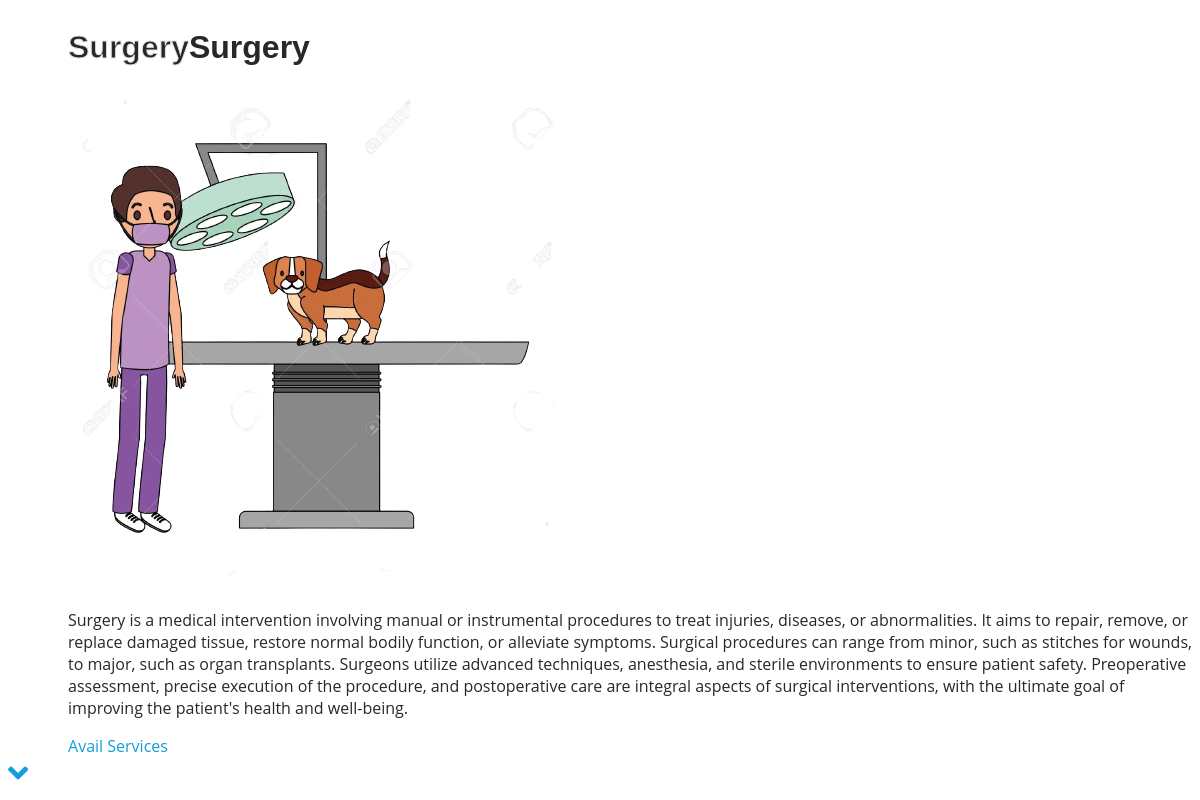
The app's page /readmore.php?service_id=4 with its own data.
### tables this page shows
CREATE TABLE `services` (
  `services_id` int(11) NOT NULL,
  `services_title` varchar(20) DEFAULT NULL,
  `services_description` text DEFAULT NULL,
  `services_image` varchar(255) DEFAULT NULL
);

### readmore.php (the view, shortened to what this page needs)
<?php
if (isset($_GET['service_id'])) {
    $service_id = $_GET['service_id'];
    $mysqli = new mysqli("localhost", "root", "", "pawheaven");
    $query = "SELECT * FROM services WHERE services_id = ?";
    $stmt = $mysqli->prepare($query);
    $stmt->bind_param("i", $service_id);
    $stmt->execute();
    $result = $stmt->get_result();
    if ($result->num_rows > 0) {
        $row = $result->fetch_assoc();
        $service_title = $row['services_title'];
        $service_description = $row['services_description'];
        $service_image = $row['services_image'];
    } else {
        $service_title = "Service Not Found";
        $service_description = "Sorry, the requested service was not found.";
        $service_image = "Sorry, the requested service was not found.";
    }
} else {
    $service_title = "Service ID Missing";
    $service_description = "Please provide a valid service ID.";
}
?>
    <div class="container-fluid py-5" id="about">
        <div class="container">
               <div class="position-relative d-flex align-items-center justify-content-center">
                    <h1 class="display-1 text-uppercase text-white" style="-webkit-text-stroke: 1px #dee2e6;"><?php echo $service_title; ?></h1>
                    <h1 class="position-absolute text-uppercase text-primary"><?php echo $service_title; ?></h1>
            </div>
    <div class="row align-items-center">
        <div class="col-lg-5 pb-4 pb-lg-0">
            <img class="img-fluid rounded w-100 flying-dog" src="assets/img/<?php echo $service_image?>" alt="">
        </div>
        <div class="col-lg-7">
            <p><?php echo $service_description; ?></p>
            <a href="index.php" class="btn btn-outline-primary mr-4">Avail Services</a>
        </div>
    </div>
        </div>
    </div>

### admin-dashboard/assets/css/style.css (style rules this page uses)
.d-flex { display: flex; }
.container { width: 100%; padding-right: 15px; padding-left: 15px; margin-right: auto; margin-left: auto; }
a { color: #149ddd; text-decoration: none; }
h1, h2, h3, h4, h5, h6 { font-family: "Raleway", sans-serif; }
.container, .container-fluid { padding-left: 30px; padding-right: 30px; }

### records on screen
services: services_title "Surgery", services_image (picture), services_description "Surgery is a medical intervention involving manual or instrumental procedures to treat injuries, diseases, or abnormalities. It aims to repair, remove, or replace damaged tissue, restore normal bodily function, or alleviate symptoms. Surgical procedures can range from minor, such as stitches for wounds, to major, such as organ transplants. Surgeons utilize advanced techniques, anesthesia, and sterile environments to ensure patient safety. Preoperative assessment, precise execution of the procedure, and postoperative care are integral aspects of surgical interventions, with the ultimate goal of improving the patient's health and well-being."
